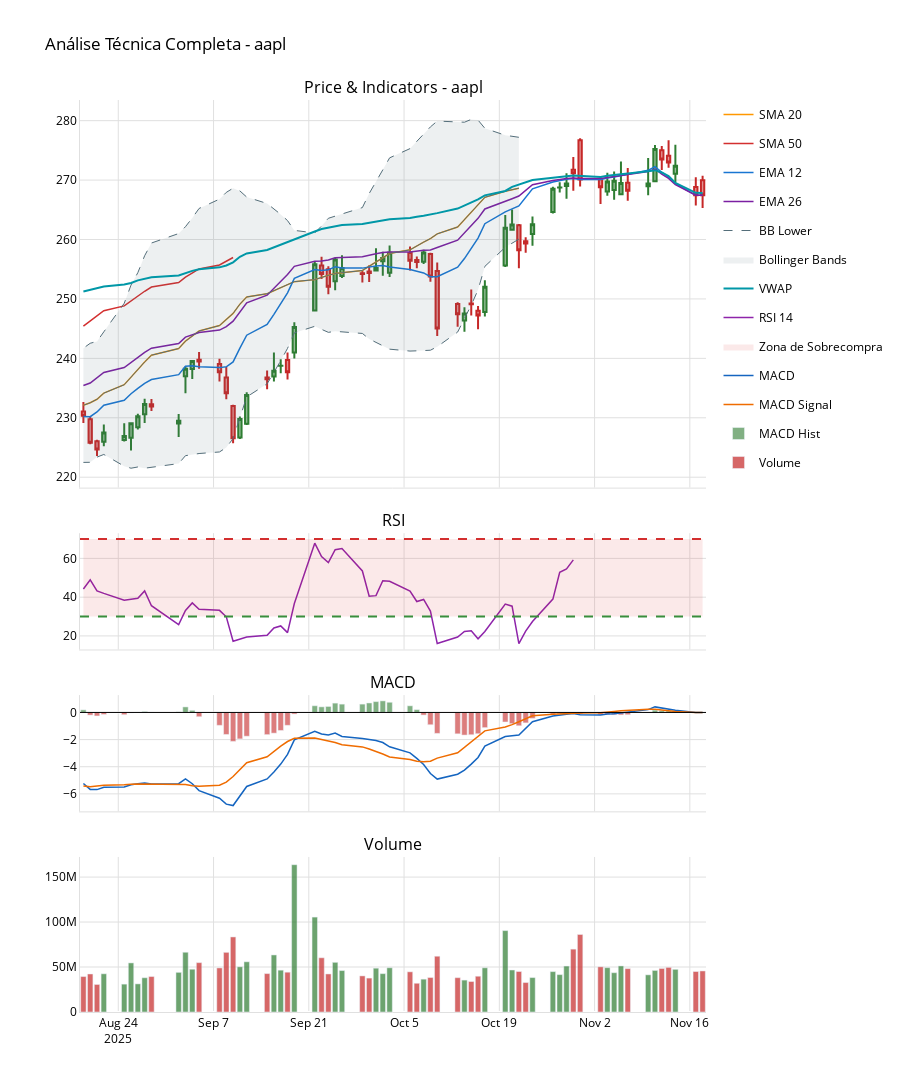

The notebook cell saved with this chart:
### Code cell
chart_light = FinancialChart(data, {'theme':'light'})
figure_light = chart_light.create_comprehensive_chart()
save_chart(figure=figure_light, path=os.path.join(project_root, r'output\charts'), chart_name='test_lighttheme', format='jpg')

figure_light.show()
